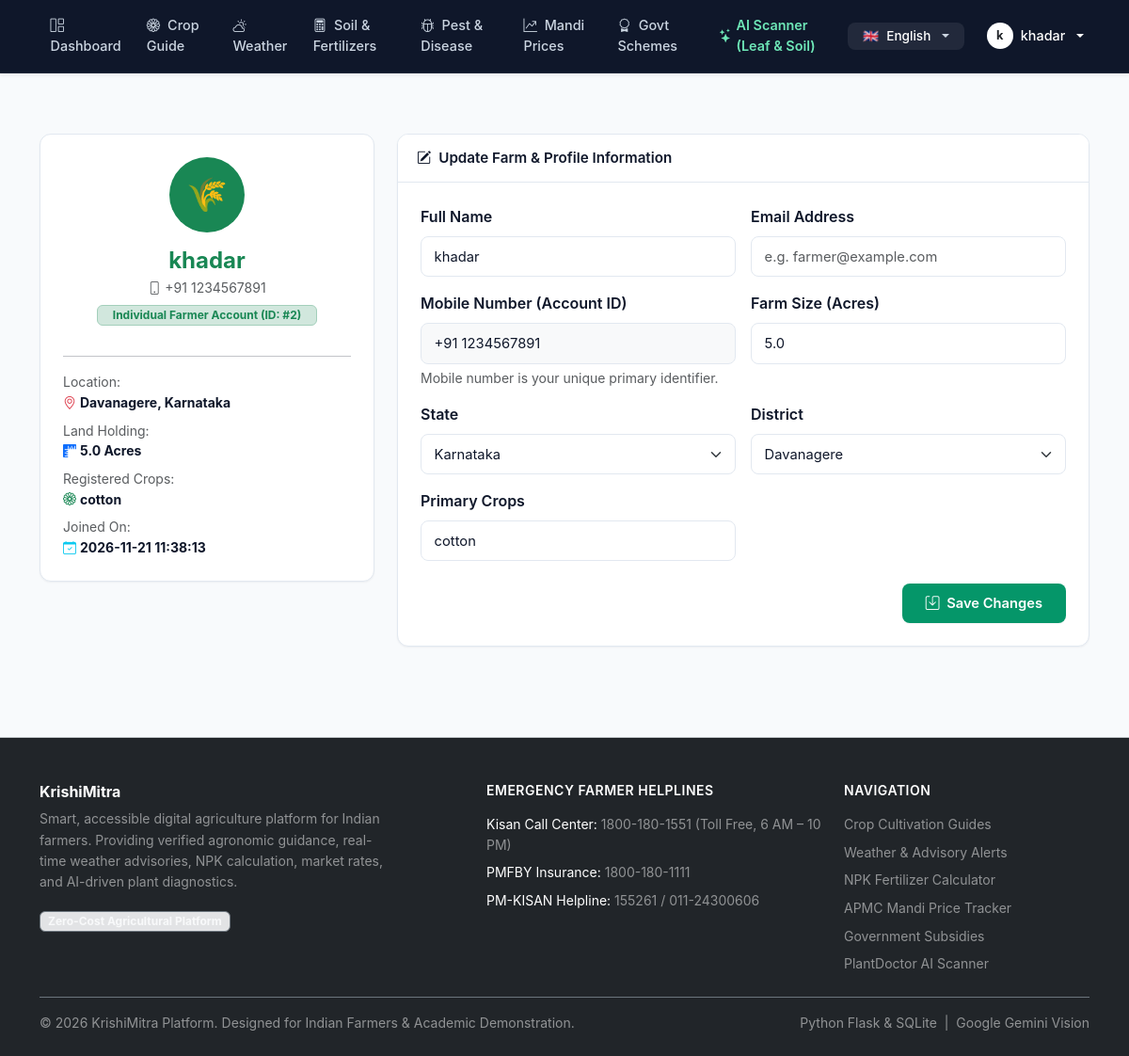
The app's page /auth/profile (signed in) with its own data.
### tables this page shows
CREATE TABLE farmers (
    id INTEGER PRIMARY KEY AUTOINCREMENT,
    name TEXT NOT NULL,
    mobile TEXT UNIQUE NOT NULL,
    password_hash TEXT NOT NULL,
    state TEXT NOT NULL DEFAULT 'Maharashtra',
    district TEXT NOT NULL,
    farm_size REAL NOT NULL DEFAULT 1.0,
    primary_crops TEXT,
    created_at TIMESTAMP DEFAULT CURRENT_TIMESTAMP
, email TEXT);

### app/routes/auth.py (the view, shortened to what this page needs)
@auth_bp.route('/profile', methods=['GET', 'POST'])
@login_required
def profile():
    db = get_db()
    farmer = get_current_farmer()
    return render_template('auth/profile.html', farmer=farmer, states=INDIAN_STATES_DISTRICTS)

### app/database/db.py (called while the page is built, shortened)
def get_db():
    if 'db' not in g:
        db_url = current_app.config.get('DATABASE_URL') or os.environ.get('DATABASE_URL')
        db_path = current_app.config.get('DATABASE', 'krishimitra.db')
        conn = sqlite3.connect(db_path)
        conn.row_factory = sqlite3.Row
        g.db = conn
        g.db_backend = 'sqlite'
    return g.db

### app/routes/helpers.py (called while the page is built)
def login_required(view):
    @functools.wraps(view)
    def wrapped_view(**kwargs):
        if session.get('farmer_id') is None:
            flash('Please log in or register to access this page.', 'warning')
            return redirect(url_for('auth.login', next=request.path))
        return view(**kwargs)
    return wrapped_view

def get_current_farmer():
    farmer_id = session.get('farmer_id')
    if farmer_id is None:
        return None
    db = get_db()
    farmer = db.execute("SELECT * FROM farmers WHERE id = ?", (farmer_id,)).fetchone()
    return farmer

### app/translations/languages.py (called while the page is built)
def get_translation(key: str, lang: str = 'en') -> str:
    if not lang or lang not in SUPPORTED_LANGUAGES:
        lang = 'en'
    entry = TRANSLATIONS.get(key)
    if not entry:
        return key
    return entry.get(lang, entry.get('en', key))

### app/templates/auth/profile.html (shortened to what this page needs)
{% extends "base.html" %}
{% block content %}
<div class="container py-5">
  <div class="row g-4">
    <div class="col-lg-4">
      <div class="farm-card text-center p-4">
        <div class="mb-3">
          <div class="bg-success text-white rounded-circle d-inline-flex align-items-center justify-content-center" style="width: 80px; height: 80px; font-size: 2.2rem;">
            🌾
          </div>
        </div>
        <h4 class="fw-bold text-success mb-1">{{ farmer['name'] }}</h4>
        <p class="text-muted small mb-1"><i class="bi bi-phone me-1"></i>+91 {{ farmer['mobile'] }}</p>
        <span class="badge bg-success-subtle text-success border border-success-subtle px-3 py-1 mb-3">
          Individual Farmer Account (ID: #{{ farmer['id'] }})
        </span>
        <hr class="my-3">
        <div class="text-start">
          <div class="mb-2 small">
            <span class="text-muted d-block">Location:</span>
            <strong><i class="bi bi-geo-alt text-danger me-1"></i>{{ farmer['district'] }}, {{ farmer['state'] }}</strong>
          </div>
          <div class="mb-2 small">
            <span class="text-muted d-block">Land Holding:</span>
            <strong><i class="bi bi-rulers text-primary me-1"></i>{{ farmer['farm_size'] }} Acres</strong>
          </div>
          <div class="mb-2 small">
            <span class="text-muted d-block">Registered Crops:</span>
            <strong><i class="bi bi-flower1 text-success me-1"></i>{{ farmer['primary_crops'] or 'None specified' }}</strong>
          </div>
          <div class="small">
            <span class="text-muted d-block">Joined On:</span>
            <strong><i class="bi bi-calendar-check text-info me-1"></i>{{ farmer['created_at'] }}</strong>
          </div>
        </div>
      </div>
    </div>
    <div class="col-lg-8">
      <div class="farm-card">
        <div class="card-header-agri d-flex align-items-center justify-content-between">
          <span><i class="bi bi-pencil-square me-2"></i>Update Farm & Profile Information</span>
        </div>
        <div class="p-4">
          <form method="POST" action="{{ url_for('auth.profile') }}">
            <div class="row g-3">
              <div class="col-md-6">
                <label for="name" class="form-label fw-semibold">Full Name</label>
                <input type="text" class="form-control" id="name" name="name" value="{{ farmer['name'] }}" required>
              </div>
              <div class="col-md-6">
                <label for="email" class="form-label fw-semibold">Email Address</label>
                <input type="email" class="form-control" id="email" name="email" value="{{ farmer['email'] or '' }}" placeholder="e.g. farmer@example.com">
              </div>
              <div class="col-md-6">
                <label class="form-label fw-semibold">Mobile Number (Account ID)</label>
                <input type="text" class="form-control bg-light" value="+91 {{ farmer['mobile'] }}" readonly disabled>
                <div class="form-text">Mobile number is your unique primary identifier.</div>
              </div>
              <div class="col-md-6">
                <label for="farm_size" class="form-label fw-semibold">Farm Size (Acres)</label>
                <input type="number" class="form-control" id="farm_size" name="farm_size" value="{{ farmer['farm_size'] }}" step="0.1" min="0.1" required>
              </div>
              <div class="col-md-6">
                <label for="stateSelect" class="form-label fw-semibold">State</label>
                <select class="form-select" id="stateSelect" name="state" required onchange="updateDistricts()">
                  {% for st in states.keys() %}
                    <option value="{{ st }}" {% if st == farmer['state'] %}selected{% endif %}>{{ st }}</option>
                  {% endfor %}
                </select>
              </div>
              <div class="col-md-6">
                <label for="districtSelect" class="form-label fw-semibold">District</label>
                <select class="form-select" id="districtSelect" name="district" required>
                </select>
              </div>
              <div class="col-md-6">
                <label for="primary_crops" class="form-label fw-semibold">Primary Crops</label>
                <input type="text" class="form-control" id="primary_crops" name="primary_crops" value="{{ farmer['primary_crops'] or '' }}" placeholder="e.g. Wheat, Rice, Cotton">
              </div>
            </div>
            <div class="mt-4 text-end">
              <button type="submit" class="btn btn-agri px-4">
                <i class="bi bi-save me-1"></i> Save Changes
              </button>
            </div>
          </form>
        </div>
      </div>
    </div>
  </div>
</div>
{% endblock %}

### app/templates/base.html (shortened to what this page needs)
<!DOCTYPE html>
<html lang="en">
<head>
  <link href="https://cdn.jsdelivr.net/npm/bootstrap@5.3.3/dist/css/bootstrap.min.css" rel="stylesheet">
  <link rel="stylesheet" href="https://cdn.jsdelivr.net/npm/bootstrap-icons@1.11.3/font/bootstrap-icons.min.css">
  <link rel="stylesheet" href="{{ url_for('static', filename='css/style.css') }}">
</head>
<body class="d-flex flex-column min-vh-100">
  <nav class="navbar navbar-expand-lg navbar-dark navbar-krishi sticky-top shadow-sm py-2">
    <div class="container-fluid px-lg-4">
      <div class="collapse navbar-collapse" id="navContent">
        <ul class="navbar-nav me-auto mb-2 mb-lg-0 align-items-lg-center">
          <li class="nav-item">
            <a class="nav-link py-2" href="{{ url_for('main.dashboard') }}">
              <i class="bi bi-grid-1x2 me-1"></i> {{ t('nav_dashboard') }}
            </a>
          </li>
          <li class="nav-item">
            <a class="nav-link py-2" href="{{ url_for('crops.index') }}">
              <i class="bi bi-flower1 me-1"></i> {{ t('nav_crops') }}
            </a>
          </li>
          <li class="nav-item">
            <a class="nav-link py-2" href="{{ url_for('weather.index') }}">
              <i class="bi bi-cloud-sun me-1"></i> {{ t('nav_weather') }}
            </a>
          </li>
          <li class="nav-item">
            <a class="nav-link py-2" href="{{ url_for('soil.index') }}">
              <i class="bi bi-calculator me-1"></i> {{ t('nav_soil') }}
            </a>
          </li>
          <li class="nav-item">
            <a class="nav-link py-2" href="{{ url_for('diseases.index') }}">
              <i class="bi bi-bug me-1"></i> {{ t('nav_diseases') }}
            </a>
          </li>
          <li class="nav-item">
            <a class="nav-link py-2" href="{{ url_for('market.index') }}">
              <i class="bi bi-graph-up-arrow me-1"></i> {{ t('nav_market') }}
            </a>
          </li>
          <li class="nav-item">
            <a class="nav-link py-2" href="{{ url_for('schemes.index') }}">
              <i class="bi bi-award me-1"></i> {{ t('nav_schemes') }}
            </a>
          </li>
          <li class="nav-item">
            <a class="nav-link py-2 d-inline-flex align-items-center" href="{{ url_for('plantdoctor.index') }}" style="color: #6ee7b7 !important; font-weight: 600;">
              <i class="bi bi-stars me-1"></i> {{ t('nav_plantdoctor') }}
            </a>
          </li>
        </ul>
        <ul class="navbar-nav me-lg-3 mb-2 mb-lg-0">
          <li class="nav-item dropdown">
            <a class="nav-link dropdown-toggle btn btn-sm btn-outline-light px-3 py-1 d-flex align-items-center gap-2 border-0 bg-white-10"
               href="#" role="button" data-bs-toggle="dropdown" aria-expanded="false" style="border-radius: 8px; font-size: 0.85rem; background: rgba(255, 255, 255, 0.08);">
              <span>{{ supported_languages[current_lang]['flag'] if current_lang in supported_languages else '🌐' }}</span>
              <span class="fw-medium text-white">{{ supported_languages[current_lang]['native'] if current_lang in supported_languages else 'Language' }}</span>
            </a>
          </li>
        </ul>
        <ul class="navbar-nav ms-auto ms-lg-0 mb-2 mb-lg-0 align-items-lg-center">
          {% if session.get('farmer_id') %}
            <li class="nav-item dropdown">
              <a class="nav-link dropdown-toggle text-white fw-medium d-flex align-items-center gap-2 px-2 py-1" href="#" role="button" data-bs-toggle="dropdown" aria-expanded="false" style="font-size: 0.9rem;">
                <div class="d-flex align-items-center justify-content-center bg-white text-dark rounded-circle fw-bold" style="width: 28px; height: 28px; font-size: 0.8rem;">
                  {{ session.get('farmer_name')[:1] }}
                </div>
                <span>{{ session.get('farmer_name') }}</span>
              </a>
            </li>
          {% endif %}
        </ul>
      </div>
    </div>
  </nav>
  <main class="flex-grow-1">
    {% block content %}{% endblock %}
  </main>
  <footer class="bg-dark text-white-50 pt-5 pb-4 mt-5 border-top border-secondary-subtle">
    <div class="container">
      <div class="row g-4 mb-4">
        <div class="col-md-5">
          <h6 class="text-white fw-bold mb-2">KrishiMitra</h6>
          <p class="small text-white-50 mb-3" style="max-width: 380px; line-height: 1.6;">
            Smart, accessible digital agriculture platform for Indian farmers. Providing verified agronomic guidance, real-time weather advisories, NPK calculation, market rates, and AI-driven plant diagnostics.
          </p>
          <span class="badge bg-secondary-subtle text-light border border-secondary px-2 py-1 small">
            Zero-Cost Agricultural Platform
          </span>
        </div>
        <div class="col-md-4">
          <h6 class="text-white fw-semibold mb-3 small text-uppercase" style="letter-spacing: 0.5px;">Emergency Farmer Helplines</h6>
          <ul class="list-unstyled small mb-0 d-flex flex-column gap-2 text-white-50">
            <li><span class="text-white">Kisan Call Center:</span> 1800-180-1551 (Toll Free, 6 AM – 10 PM)</li>
            <li><span class="text-white">PMFBY Insurance:</span> 1800-180-1111</li>
            <li><span class="text-white">PM-KISAN Helpline:</span> 155261 / 011-24300606</li>
          </ul>
        </div>
        <div class="col-md-3">
          <h6 class="text-white fw-semibold mb-3 small text-uppercase" style="letter-spacing: 0.5px;">Navigation</h6>
          <ul class="list-unstyled small mb-0 d-flex flex-column gap-2">
            <li><a href="{{ url_for('crops.index') }}" class="text-white-50 text-decoration-none hover-white">Crop Cultivation Guides</a></li>
            <li><a href="{{ url_for('weather.index') }}" class="text-white-50 text-decoration-none hover-white">Weather & Advisory Alerts</a></li>
            <li><a href="{{ url_for('soil.index') }}" class="text-white-50 text-decoration-none hover-white">NPK Fertilizer Calculator</a></li>
            <li><a href="{{ url_for('market.index') }}" class="text-white-50 text-decoration-none hover-white">APMC Mandi Price Tracker</a></li>
            <li><a href="{{ url_for('schemes.index') }}" class="text-white-50 text-decoration-none hover-white">Government Subsidies</a></li>
            <li><a href="{{ url_for('plantdoctor.index') }}" class="text-white-50 text-decoration-none hover-white">PlantDoctor AI Scanner</a></li>
          </ul>
        </div>
      </div>
      <div class="pt-3 border-top border-secondary d-flex flex-column flex-md-row justify-content-between align-items-center small text-white-50">
        <div>&copy; 2026 KrishiMitra Platform. Designed for Indian Farmers & Academic Demonstration.</div>
        <div class="mt-2 mt-md-0">
          <span>Python Flask & SQLite &nbsp;|&nbsp; Google Gemini Vision</span>
        </div>
      </div>
    </div>
  </footer>
</body>
</html>

### app/static/css/style.css (style rules this page uses)
body { top: 0px !important; }
:root { --primary-green: #059669; --primary-dark: #047857; --primary-light: #10b981; --primary-subtle: #ecfdf5; --primary-border: #a7f3d0; --bg-app: #f8fafc; --surface-card: #ffffff; --surface-muted: #f1f5f9; --text-main: #0f172a; --text-secondary: #475569; --text-muted: #94a3b8; --border-light: #e2e8f0; --border-focus: #059669; --accent-amber: #d97706; --accent-amber-subtle: #fffbeb; --accent-red: #dc2626; --accent-blue: #2563eb; --shadow-sm: 0 1px 2px 0 rgb(15 23 42 / 0.05); --shadow-md: 0 4px 6px -1px rgb(15 23 42 / 0.07), 0 2px 4px -2px rgb(15 23 42 / 0.05); --shadow-lg: 0 10px 15px -3px rgb(15 23 42 / 0.08), 0 4px 6px -4px rgb(15 23 42 / 0.04); }
body { font-family: -apple-system, BlinkMacSystemFont, "Plus Jakarta Sans", "Inter", "Segoe UI", Roboto, sans-serif; background-color: var(--bg-app); color: var(--text-main); min-height: 100vh; display: flex; flex-direction: column; line-height: 1.55; -webkit-font-smoothing: antialiased; }
.navbar-krishi { background-color: #0f172a; border-bottom: 1px solid rgba(255, 255, 255, 0.08); padding: 0.65rem 1rem; }
.navbar-dark .navbar-nav .nav-link { color: #cbd5e1; font-weight: 500; font-size: 0.9rem; padding: 0.5rem 0.85rem; border-radius: 6px; transition: all 0.15s ease-in-out; }
.farm-card { background: var(--surface-card); border: 1px solid var(--border-light); border-radius: 12px; box-shadow: var(--shadow-sm); transition: border-color 0.2s ease, box-shadow 0.2s ease; overflow: hidden; }
.card-header-agri { background-color: #ffffff; border-bottom: 1px solid var(--border-light); color: var(--text-main); font-weight: 600; font-size: 0.95rem; padding: 0.85rem 1.25rem; }
.btn-agri { background-color: var(--primary-green); color: #ffffff; font-weight: 600; font-size: 0.92rem; border: 1px solid transparent; border-radius: 8px; padding: 0.55rem 1.25rem; transition: all 0.15s ease-in-out; box-shadow: var(--shadow-sm); }
.form-control, .form-select { border: 1px solid var(--border-light); border-radius: 8px; padding: 0.6rem 0.85rem; font-size: 0.92rem; color: var(--text-main); background-color: #ffffff; transition: border-color 0.15s ease, box-shadow 0.15s ease; }
footer { margin-top: auto; background-color: #ffffff; color: var(--text-secondary); padding: 2.5rem 0 1.5rem; border-top: 1px solid var(--border-light); }
footer a { color: var(--text-secondary); text-decoration: none; transition: color 0.15s; }

### records on screen
farmers: get "khadar", name "khadar", mobile "1234567891", id "2", district "Davanagere", state "Karnataka", farm_size "5.0", primary_crops "cotton", created_at "2026-11-21 11:38:13", mobile "+91 1234567891"

### other values on screen
{{ t('nav_dashboard') }} "Dashboard"
{{ t('nav_crops') }} "Crop Guide"
{{ t('nav_weather') }} "Weather"
{{ t('nav_soil') }} "Soil & Fertilizers"
{{ t('nav_diseases') }} "Pest & Disease"
{{ t('nav_market') }} "Mandi Prices"
{{ t('nav_schemes') }} "Govt Schemes"
{{ t('nav_plantdoctor') }} "AI Scanner (Leaf & Soil)"
{{ session.get('farmer_name')[:1] }} "k"
